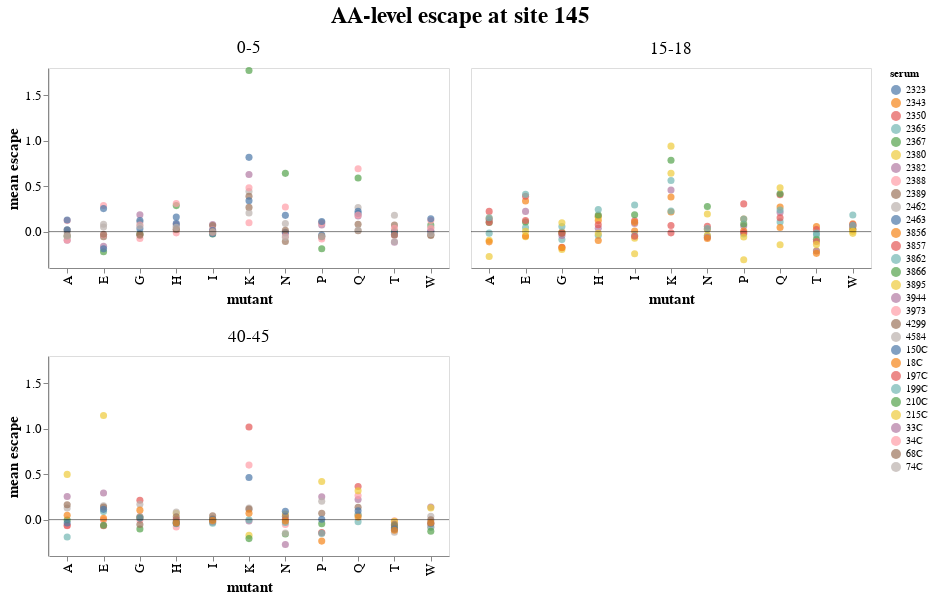

Here is the notebook cell this chart was saved with:
### Code cell
plot_sitewise_aa_scores(df_list, '145')

### Figure 1 — Vega-Lite specification as saved in the notebook (floating-point values rounded to 4 significant figures; data arrays with more than 128 entries replaced by an {"elided": "..."} marker saying what was removed)
{"config": {"view": {"continuousWidth": 300, "continuousHeight": 300}, "axis": {"grid": false, "labelFontSize": 13, "titleFontSize": 15}}, "data": {"name": "data-9f608f92fe2382650109fd242d8d29f2"}, "facet": {"field": "age_cohort", "header": {"labelFontSize": 17, "titleFontSize": 23}, "title": "AA-level escape at site 145", "type": "nominal"}, "spec": {"layer": [{"mark": {"type": "circle", "opacity": 0.7, "size": 50}, "encoding": {"color": {"field": "serum", "type": "nominal"}, "x": {"field": "mutant", "title": "mutant", "type": "nominal"}, "y": {"field": "escape_mean", "title": "mean escape", "type": "quantitative"}}}, {"data": {"name": "data-06fd9f850666401b4599de5588b60692"}, "mark": {"type": "rule", "opacity": 0.5}, "encoding": {"y": {"field": "y", "type": "quantitative"}}}], "height": 200, "width": 400}, "columns": 2, "resolve": {"axis": {"x": "independent"}}, "$schema": "https://vega.github.io/schema/vega-lite/v5.8.0.json", "datasets": {"data-9f608f92fe2382650109fd242d8d29f2": {"elided": "330 records"}, "data-06fd9f850666401b4599de5588b60692": [{"y": 0}]}}
